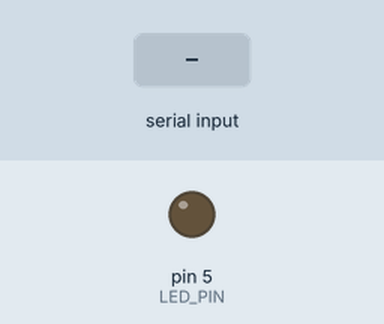
Simulated run of this sketch. Board: Arduino Uno, built with avr-gcc and run on an emulated ATmega328P. On the bench: output pins drawn as LEDs (lit = HIGH). The inputs (shaded band) are chosen by the test bench. What the sketch prints to the serial monitor is not drawn.

Above: at 1.2 s.
1.3 s: "CONTINUE\n" received over Serial
At 1.49 s:
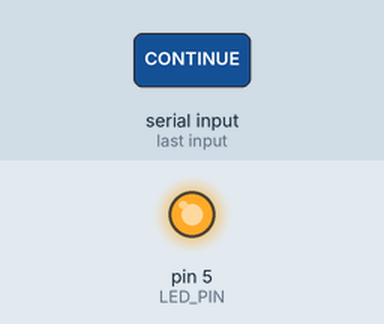
Timing chart, 0 to 10.3 s (numbered marks = the images above; inputs shaded):
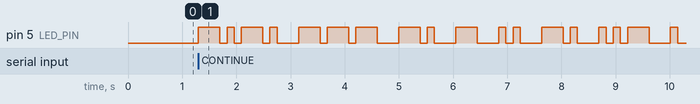

Measured:
- after the input at 1.3 s, pin 5 (LED_PIN): LOW → HIGH at once, → LOW 0.40 s later, → HIGH 0.13 s later, → LOW 0.13 s later, … (36 changes in this stretch)

The sketch:

morse_code_encoder.ino
```cpp
/*****************************************************************************************************
FILENAME:
DESCRIPTION:
COMPILER:

NOTES:

****************************************************************************************************
MODIFICATION HISTORY
****************************************************************************************************
name                date            version             notes
****************************************************************************************************
mcalvain colin      1/20/26         1.0.0               init
mcalvain colin      1/21/26         1.0.0               added major compents and dialed in timing. Working
mcalvain colin      1/21/26         1.0.0               added sentienal command
                                                        restructed code 2x. Once to use setup as loop.
                                                          Then restuctured to provide states.
****************************************************************************************************/
//includes
#include <Arduino.h>

//declarations
void setup();
void loop() ;
bool morseLookup(char c, uint8_t &pattern, uint8_t &len) ;
bool morseElement(uint8_t pattern, uint8_t len, uint8_t index);
void ledOn();
void ledOff();
void blinkDot(uint16_t unitMs) ;
void blinkDash(uint16_t unitMs) ;
void letterGap(uint16_t unitMs) ;
void wordGap(uint16_t unitMs);
void sendMorseChar(char c, uint16_t unitMs);
void sendMorse(const char* msg, uint16_t unitMs);
String readLine();
String upper(String s);

//pin setup
const uint8_t LED_PIN = 5;
const uint16_t UNIT_MS = 132;

//supporting stuctures
enum SystemState { RUN, IDLE };
SystemState state = RUN;

struct MorseCode {
  char ch;
  uint8_t pattern;
  uint8_t len;
};

static const MorseCode MORSE_TABLE[] = {
  {'A', 0b01,   2}, {'B', 0b1000, 4}, {'C', 0b1010, 4}, {'D', 0b100,  3},
  {'E', 0b0,    1}, {'F', 0b0010, 4}, {'G', 0b110,  3}, {'H', 0b0000, 4},
  {'I', 0b00,   2}, {'J', 0b0111, 4}, {'K', 0b101,  3}, {'L', 0b0100, 4},
  {'M', 0b11,   2}, {'N', 0b10,   2}, {'O', 0b111,  3}, {'P', 0b0110, 4},
  {'Q', 0b1101, 4}, {'R', 0b010,  3}, {'S', 0b000,  3}, {'T', 0b1,    1},
  {'U', 0b001,  3}, {'V', 0b0001, 4}, {'W', 0b011,  3}, {'X', 0b1001, 4},
  {'Y', 0b1011, 4}, {'Z', 0b1100, 4},
};

/*****************************************************************************************************
FUNCTION NAME:  Setup()
DESCRIPTION:    sets up the pin modes, and set inital voltages for deterministic start.
INPUT:          none
OUTPUT:         none
NOTES:          TODO: overly done for learning. Will reduce to what is need later
****************************************************************************************************/
void setup() {
  pinMode(LED_PIN, OUTPUT);
  ledOff();
  Serial.begin(115200);
  Serial.setTimeout(50);
  Serial.println("Type text + Enter to blink Morse. Type EXIT to idle.");
}

/*****************************************************************************************************
FUNCTION NAME:      loop()
DESCRIPTION:        main logic loop of the program. Will continue until as round robin unitl sentinel
                    is entered. cntl-z for simplisity
INPUT:              none
OUTPUT:             none
NOTES:              loop needs to run a morse code led.
                    1) take in user typed string
                    2) translate string to char
                    3) determine dot/dash order
                    4) activate led
****************************************************************************************************/
void loop() {
  if (!Serial.available()) return;

  String msg = upper(readLine());
  if (msg.length() == 0) return;

  if (state == RUN) {
    if (msg == "EXIT") {
      state = IDLE;
      ledOff();
      Serial.println("IDLE. Type CONTINUE to resume.");
      return;
    }
    sendMorse(msg.c_str(), UNIT_MS);
    return;
  }

  if (state == IDLE) {
    if (msg == "CONTINUE") {
      state = RUN;
      Serial.println("RUN. Type text + Enter to blink Morse. Type EXIT to idle.");
    }
  }
}
/*****************************************************************************************************
FUNCTION NAME:       morseLookup
DESCRIPTION:         finds the morse pattern and length for a given character.
INPUT:               c is the character to translate.
OUTPUT:              pattern and len are updated when the character is found.
NOTES:               supports uppercase and lowercase letters and returns false for unsupported input.
****************************************************************************************************/
bool morseLookup(char c, uint8_t &pattern, uint8_t &len) {
  if (c >= 'a' && c <= 'z') c = char(c - 'a' + 'A');
  for (uint16_t i = 0; i < sizeof(MORSE_TABLE) / sizeof(MORSE_TABLE[0]); i++) {
    if (MORSE_TABLE[i].ch == c) {
      pattern = MORSE_TABLE[i].pattern;
      len = MORSE_TABLE[i].len;
      return true;
    }
  }
  return false;
}

/*****************************************************************************************************
FUNCTION NAME:       morseElement
DESCRIPTION:         returns the dot or dash value at the requested index of a morse pattern.
INPUT:               pattern is the bit encoded morse pattern, len is the element count, index selects the element.
OUTPUT:              returns false for dot and true for dash.
NOTES:               pattern is stored most significant bit first within the length.
****************************************************************************************************/
bool morseElement(uint8_t pattern, uint8_t len, uint8_t index) {
  uint8_t shift = (len - 1) - index;
  return (pattern >> shift) & 1;
}

/*****************************************************************************************************
FUNCTION NAME:       ledOn
DESCRIPTION:         turns the output led on.
INPUT:               none
OUTPUT:              none
NOTES:               uses the configured led pin.
****************************************************************************************************/
void ledOn()  { digitalWrite(LED_PIN, HIGH); }

/*****************************************************************************************************
FUNCTION NAME:       ledOff
DESCRIPTION:         turns the output led off.
INPUT:               none
OUTPUT:              none
NOTES:               uses the configured led pin.
****************************************************************************************************/
void ledOff() { digitalWrite(LED_PIN, LOW);  }

/*****************************************************************************************************
FUNCTION NAME:       blinkDot
DESCRIPTION:         blinks a dot using the morse base unit timing.
INPUT:               unitMs is the base time unit in milliseconds.
OUTPUT:              none
NOTES:               includes the intra character gap after the dot.
****************************************************************************************************/
void blinkDot(uint16_t unitMs) {
  ledOn();  delay(unitMs);
  ledOff(); delay(unitMs);
}

/*****************************************************************************************************
FUNCTION NAME:       blinkDash
DESCRIPTION:         blinks a dash using the morse base unit timing.
INPUT:               unitMs is the base time unit in milliseconds.
OUTPUT:              none
NOTES:               includes the intra character gap after the dash.
****************************************************************************************************/
void blinkDash(uint16_t unitMs) {
  ledOn();  delay(3 * unitMs);
  ledOff(); delay(unitMs);
}

/*****************************************************************************************************
FUNCTION NAME:       letterGap
DESCRIPTION:         delays to create the correct gap between letters.
INPUT:               unitMs is the base time unit in milliseconds.
OUTPUT:              none
NOTES:               adds remaining delay because one unit gap already occurs after the last element.
****************************************************************************************************/
void letterGap(uint16_t unitMs) {
  delay(2 * unitMs);
}

/*****************************************************************************************************
FUNCTION NAME:       wordGap
DESCRIPTION:         delays to create the correct gap between words.
INPUT:               unitMs is the base time unit in milliseconds.
OUTPUT:              none
NOTES:               adds remaining delay because one unit gap already occurs after the last element.
****************************************************************************************************/
void wordGap(uint16_t unitMs) {
  delay(6 * unitMs);
}

/*****************************************************************************************************
FUNCTION NAME:       sendMorseChar
DESCRIPTION:         outputs a single character as morse code on the led.
INPUT:               c is the character to output and unitMs is the base time unit in milliseconds.
OUTPUT:              none
NOTES:               unsupported characters are ignored.
****************************************************************************************************/
void sendMorseChar(char c, uint16_t unitMs) {
  uint8_t pattern = 0, len = 0;
  if (!morseLookup(c, pattern, len)) return;

  for (uint8_t i = 0; i < len; i++) {
    bool dash = morseElement(pattern, len, i);
    if (dash) blinkDash(unitMs);
    else      blinkDot(unitMs);
  }
  letterGap(unitMs);
}

/*****************************************************************************************************
FUNCTION NAME:       sendMorse
DESCRIPTION:         outputs a null terminated string as morse code on the led.
INPUT:               msg is the string to output and unitMs is the base time unit in milliseconds.
OUTPUT:              none
NOTES:               spaces create word gaps and unsupported characters are ignored.
****************************************************************************************************/
void sendMorse(const char* msg, uint16_t unitMs) {
  for (uint16_t i = 0; msg[i] != '\0'; i++) {
    if (msg[i] == ' ') wordGap(unitMs);
    else               sendMorseChar(msg[i], unitMs);
  }
}

/*****************************************************************************************************
FUNCTION NAME:       readLine
DESCRIPTION:         reads a line of text from the serial port.
INPUT:               none
OUTPUT:              returns the trimmed line that was read.
NOTES:               reads up to the newline character.
****************************************************************************************************/
String readLine() {
  String s = Serial.readStringUntil('\n');
  s.trim();
  return s;
}

/*****************************************************************************************************
FUNCTION NAME:       upper
DESCRIPTION:         converts a string to uppercase.
INPUT:               s is the string to convert.
OUTPUT:              returns the uppercase version of the input string.
NOTES:               conversion is performed in place on the local copy of the string.
****************************************************************************************************/
String upper(String s) {
  s.toUpperCase();
  return s;
}
```
